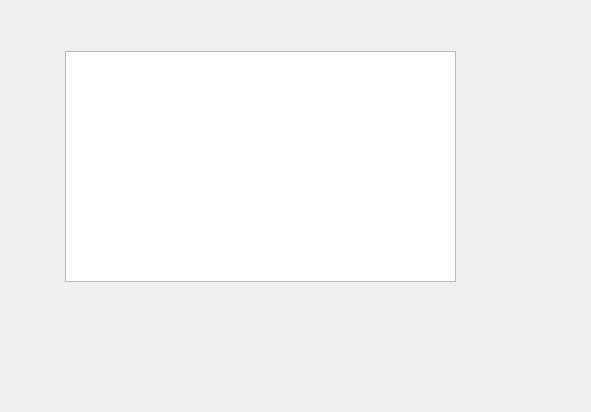
<?xml version="1.0" encoding="UTF-8"?>
<ui version="4.0">
 <class>treeWidget</class>
 <widget class="QWidget" name="treeWidget">
  <property name="geometry">
   <rect>
    <x>0</x>
    <y>0</y>
    <width>591</width>
    <height>412</height>
   </rect>
  </property>
  <property name="windowTitle">
   <string>treeWidget</string>
  </property>
  <widget class="QTableWidget" name="tableWidget">
   <property name="geometry">
    <rect>
     <x>65</x>
     <y>51</y>
     <width>391</width>
     <height>231</height>
    </rect>
   </property>
  </widget>
 </widget>
 <layoutdefault spacing="6" margin="11"/>
 <resources/>
 <connections/>
</ui>
